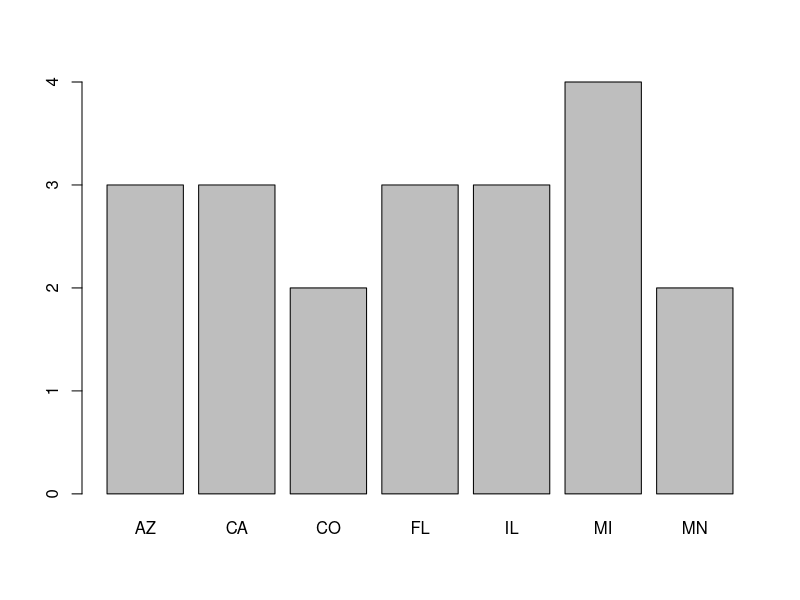
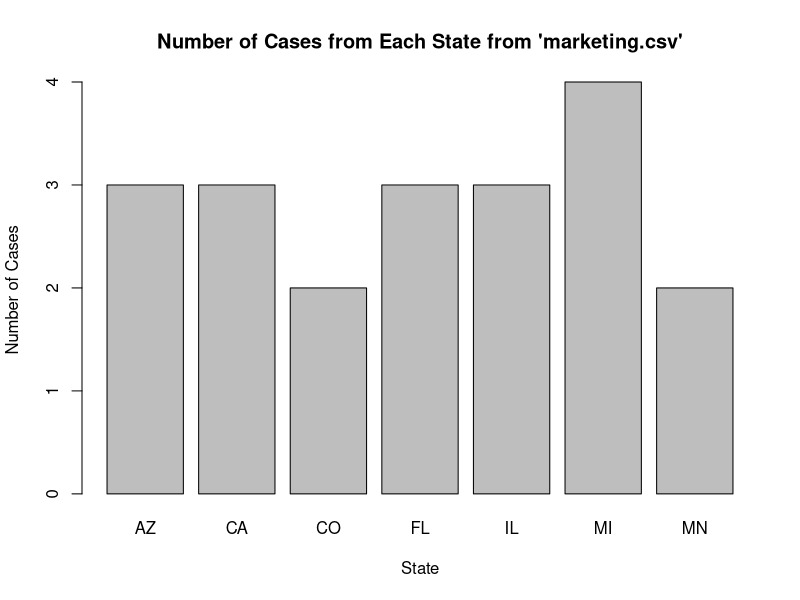
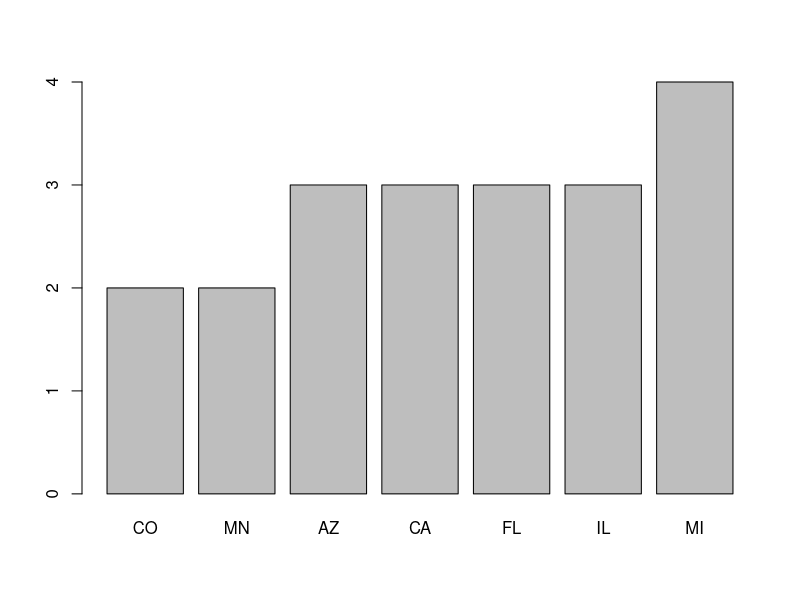
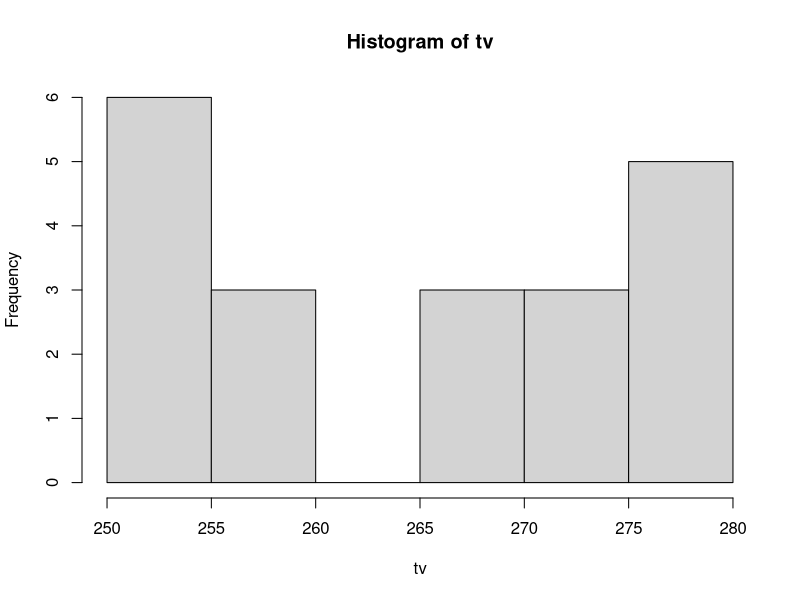
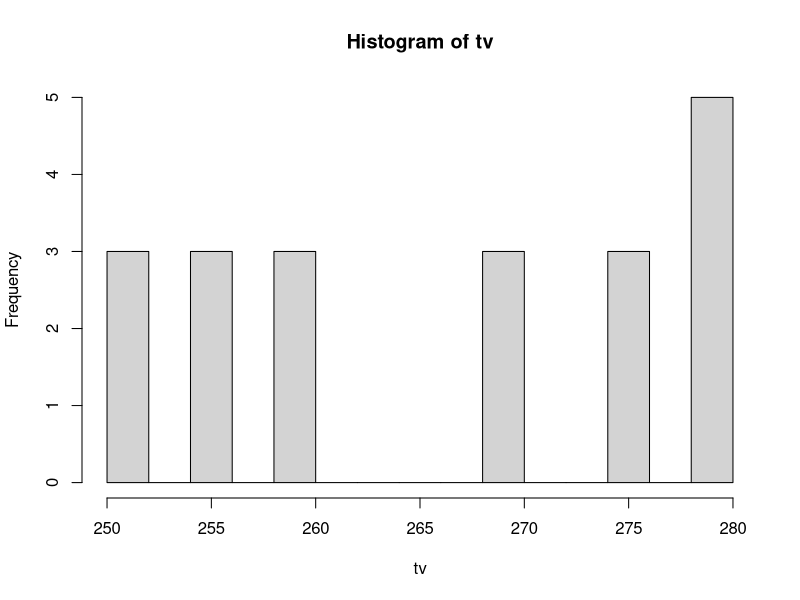
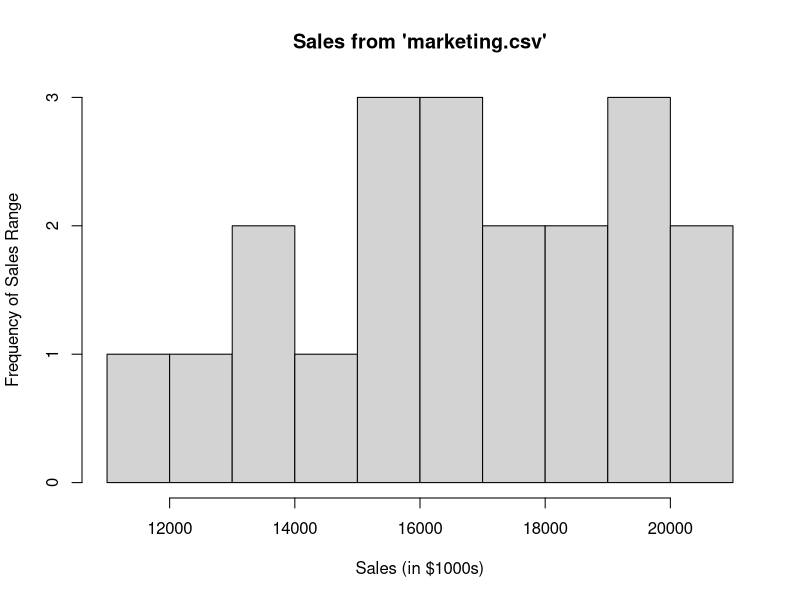
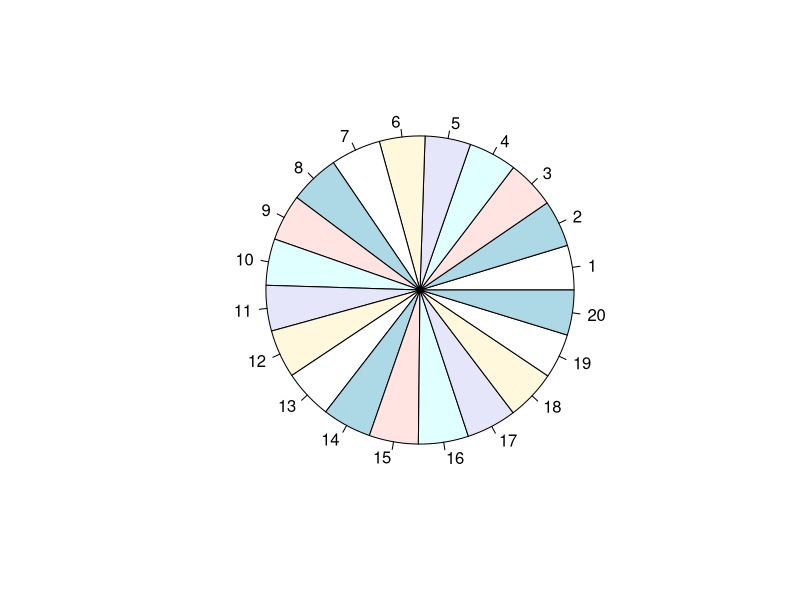
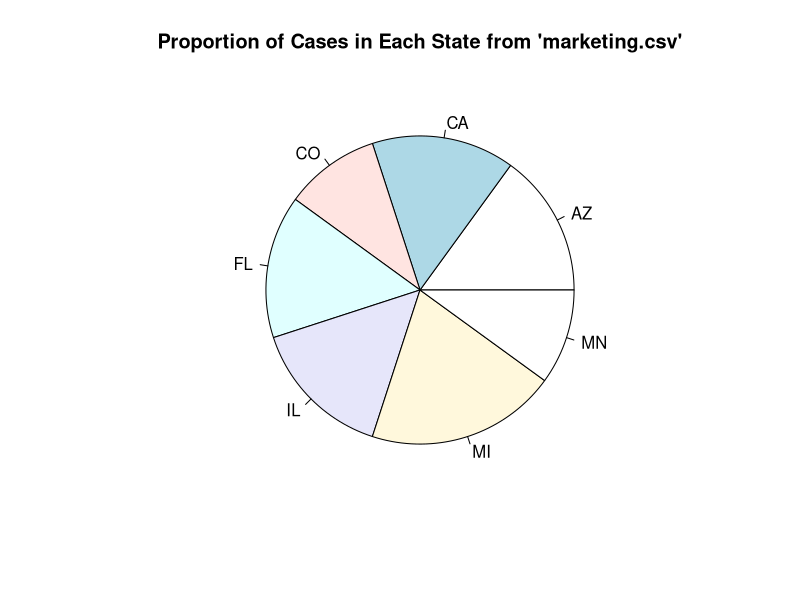

Recreate these plots in R, in order. (Note: this script raises an error after producing the figures.)
## ---- chunk 1
mydata = read.csv("marketing.csv")
head(mydata)
## ---- chunk 2
# Extract the State column from data object mydata
state = mydata$State
# Create a frequency table to extract the count for each state
state_table = table(state)
# Execute the  command 
barplot(state_table)
## ---- chunk 3
# Add title and labels to plot by replacing the ?? with the proper wordings
barplot(state_table, main = 'Number of Cases from Each State from \'marketing.csv\'', xlab= 'State', ylab = 'Number of Cases' )
## ---- chunk 4
# Order and execute
barplot(state_table[order(state_table)])
## ---- chunk 5
# Extract the TV column from the data, and create a histogram by running the command hist(variable)
# In this case variable corresponds to the column for tv
tv=mydata$tv
hist(tv)
## ---- chunk 6
hist(tv, breaks=20)
## ---- chunk 7
# Extract 'sales' from dataset
sales = mydata$sales

# Create histogram of 'sales'
#hist(sales)

# Increase number of bins to 10
hist(sales, 
     breaks = 10,
     main = 'Sales from \'marketing.csv\'',
     xlab = 'Sales (in $1000s)',
     ylab = 'Frequency of Sales Range')
## ---- chunk 8
# The command to create a pie chart is pie(variable) where  variable is in reference to the particular column extracted from the file. In this example use the variable for tv. 
pie(tv)
## ---- chunk 9
# Create pie chart of 'state_table'
pie(state_table, 
    main = 'Proportion of Cases in Each State from \'marketing.csv\'')
## ---- chunk 10
# Plot Sales vs. Radio
# Radio will be on the x-axis
# Sales will be on the y-axis

sales = mydata$sales
radio = mydata$radio
plot(radio,sales)

# It is easier to see the trend and possible relationship by including a line that fit through the points.
# This is done with the command 
scatter.smooth(radio,sales)
## ---- chunk 11
# Create scatter plot with trendline of 'sales' vs. 'tv'
scatter.smooth(tv, 
               sales, 
               main = 'Sales vs. TV Commercials from \'marketing.csv\'', 
               xlab= 'TV Commercials (in $1000s)', 
               ylab = 'Sales (in $1000s)')

# Extract 'paper' from 'mydata'
paper = mydata$paper

# Create scatter plot with trendline of 'sales' vs. 'paper'
scatter.smooth(paper, 
               sales, 
               main = 'Sales vs. Newspaper Ads from \'marketing.csv\'', 
               xlab= 'Newspaper Ads (in $1000s)', 
               ylab = 'Sales (in $1000s)')

# Extract 'pos' from 'mydata'
pos = mydata$pos

# Create scatter plot with trendline of 'sales' vs. 'pos'
scatter.smooth(pos, 
               sales,
               main = 'Sales vs. POS Ad Cards from \'marketing.csv\'', 
               xlab= 'POS Ad Cards (in $1000s)', 
               ylab = 'Sales (in $1000s)')
## ---- chunk 12
# Compute correlation between two variables. Order of variables is not relevant.
cor(sales,radio)
## ---- chunk 13
# Compute correlation between 'sales' and 'tv'
cor(sales, tv)

# Compute correlation between 'sales' and 'paper'
cor(sales, paper)

# Compute correlation between 'sales' and 'pos'
cor(sales, pos)
## ---- chunk 14
# Corrgram command showing the minmax and variable name aloong diagonal. Depth of shading indicates
corrgram(mydata, main="Marketing Data Correlation Matrix", lower.panel=panel.shade, diag.panel=panel.minmax, text.panel=panel.txt)
## ---- chunk 15
# Create corrgram displaying minmax and variable names along diagonal with trendlines
corrgram(mydata, 
         main = "Marketing Sales Data Correlation Matrix", 
         lower.panel = panel.smooth, 
         upper.panel = panel.smooth,
         diag.panel = panel.minmax, 
         text.panel = panel.txt)
